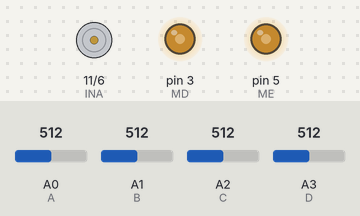
A sketch run on a simulated Arduino Uno, built with avr-gcc and run on an emulated ATmega328P. Shown: motor-driver pin pairs drawn as motors (green arrow = first pin HIGH = forward, orange = second pin HIGH = backward, longer = more drive), output pins drawn as LEDs (lit = HIGH). The test bench sets the inputs (shaded band); at power-on: A0 (A) = 512, A3 (D) = 512, A2 (C) = 512, A1 (B) = 512.

Above: at 1.2 s.
1.3 s: A0 (A) set to 716
At 1.8 s:
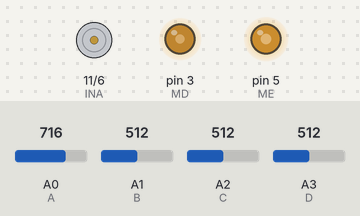
2.8 s: A3 (D) set to 716
At 4.0 s:
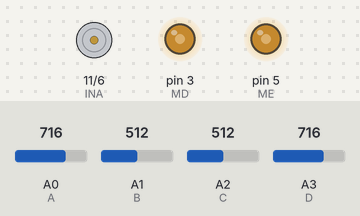
4.3 s: A2 (C) set to 716
At 4.9 s:
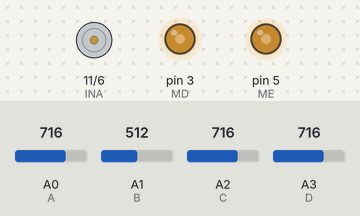
5.8 s: A1 (B) set to 992
At 6.4 s:
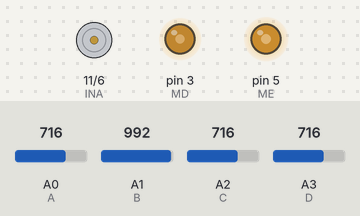
7.3 s: A0 (A) set to 992
At 8.5 s:
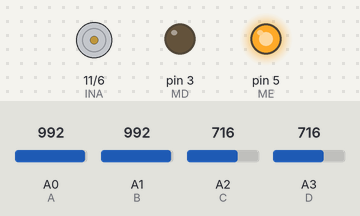
8.8 s: A1 (B) set to 716
At 9.9 s:
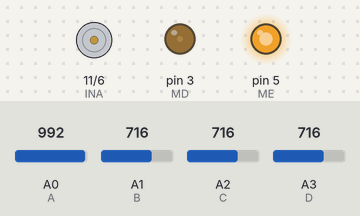
Timing chart, 0 to 11.3 s (numbered marks = the images above; inputs shaded):
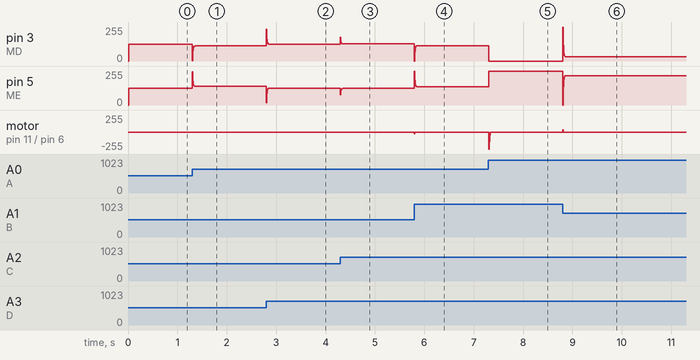

The sketch:

line_follower_pid_4sensors_tustin_nonlinear.ino
```cpp
#include <TimerOne.h>
#define A A0 // sensor 0
#define B A1 // sensor 1
#define C A2 // sensor 2
#define D A3 // sensor 3
#define ME 5   // motor A
#define MD 3   // motor B
#define INA 11 // motor A
#define INB 6  // motor B

float r, y, e, e_a, u, u_da, u_ia;
uint8_t k;
bool flag_i = false;

const float k_p = 500;
const float k_i = 0;
const float k_d = 10;
const float t_s = 0.01;
const float f_f = 1;
const uint8_t u_base = 127;
const uint8_t u_p_max = 127;
const uint8_t u_i_max = 127;
const uint8_t p = 100;
const bool flag_s = false;


// função para interrupção do Timer1
void Timer1_ISR(void)
{
  flag_i = true;
}

// função para leitura dos sensores
void medicao()
{
  float y_1 = 1023 -analogRead(A);
  float y_2 = 1023 -analogRead(B);
  float y_3 = 1023 -analogRead(C);
  float y_4 = 1023 -analogRead(D);
  float y_soma = y_1 +y_2 +y_3 +y_4;
  if (y_soma > 0) y = (1*y_1 +2*y_2 +3*y_3 +4*y_4)/y_soma;
}

// função para lógica de ativação dos motores
void controle()
{
  // erro de seguimento
  e = r -y;

  // sinal de controle
  float u_p = k_p*e*abs(e);
  if (u_p >  u_p_max) u_p =  u_p_max;
  if (u_p < -u_p_max) u_p = -u_p_max;
  float u_i = u_ia*f_f;
  if( abs(e) < 0.1 )
  {
    u_i = u_ia*f_f +k_i*t_s*(e +e_a)/2;
  }
  if (u_i >  u_i_max) u_i =  u_i_max;
  if (u_i < -u_i_max) u_i = -u_i_max;
  float u_d = u_da*(2-p*t_s)/(2+p*t_s) +2*p*k_d/(2+p*t_s)*(e -e_a);
  u = u_p +u_i +u_d;

  // sinal de controle para cada motor
  int u_ME = (int)(u_base -u);
  int u_MD = (int)(u_base +u);

  // limita sinal de controle
  if(u_ME > 255)  u_ME =  255;
  if(u_ME < -255) u_ME = -255;
  if(u_MD > 255)  u_MD =  255;
  if(u_MD < -255) u_MD = -255;

  // acionamento PWM
  if (u_ME >= 0)
  {
    analogWrite(ME, u_ME);
    analogWrite(INA, 0);
  }
  else
  {
    analogWrite(ME, 0);
    analogWrite(INA, -u_ME);
  }

  if (u_MD >= 0)
  {
    analogWrite(MD, u_MD);
    analogWrite(INB, 0);
  }
  else
  {
    analogWrite(MD, 0);
    analogWrite(INB, -u_MD);
  }

  // atualiza valores passados
  e_a  = e;
  u_ia = u_i;
  u_da = u_d;
}

// função comunicação para aquisição de dados
void comunicacao()
{
  // r, y, e, u são variáveis globais para poder usá-las nessa função
  if (k == 10){
    Serial.print(r, 2);
    Serial.print(" ");
    Serial.print(y, 2);
    Serial.print(" ");
    Serial.print(e, 2);
    Serial.print(" ");
    Serial.println(u, 2);
    k = 0;
  }
  k++;
}

// função de inicilização
void setup()
{
  // inicialização de variáveis
  r    = 2.5;
  y    = 2.5;
  e_a  = 0;
  u_ia = 0;
  u_da = 0;
  k    = 0;

  // define pinos como saídas
  pinMode(ME, OUTPUT);
  pinMode(MD, OUTPUT);
  pinMode(INA, OUTPUT);
  pinMode(INB, OUTPUT);

  // inicia interrupção do Timer1 a cada t_s segundos
  Timer1.initialize(t_s*1000000);
  Timer1.attachInterrupt(Timer1_ISR);

  // inicia comunicação serial
  if(flag_s)
  {
    Serial.begin(115200);
  }
}

// função laço de repetição
void loop()
{
  if (flag_i)
  {
    flag_i = false;
    medicao();
    controle();
    if (flag_s)
    {
      comunicacao();
    }
  }
}
```

Measured:
- after the input at 1.3 s, pin 3 (MD): 127/255 → 113/255 at once; pin 5 (ME): 127/255 → 140/255 at once
- after the input at 2.8 s, pin 3 (MD): 113/255 → 127/255 at once; pin 5 (ME): 140/255 → 126/255 at once, → 127/255 0.16 s later
- after the input at 4.3 s, pin 3 (MD): 127/255 → 129/255 at once; pin 5 (ME): 127/255 → 124/255 at once
- after the input at 5.8 s, pin 3 (MD): 129/255 → 116/255 at once; pin 5 (ME): 124/255 → 137/255 at once; motor on pin 11 (INA) / pin 6 (INB): stopped → backward 27/255 at once, → stopped 0.01 s later
- after the input at 7.3 s, pin 3 (MD): 116/255 → 0/255 at once; pin 5 (ME): 137/255 → 254/255 at once
- after the input at 8.8 s, pin 3 (MD): 0/255 → 32/255 at once; pin 5 (ME): 254/255 → 221/255 at once; motor on pin 11 (INA) / pin 6 (INB): stopped → forward 32/255 at once, → stopped 0.01 s later
